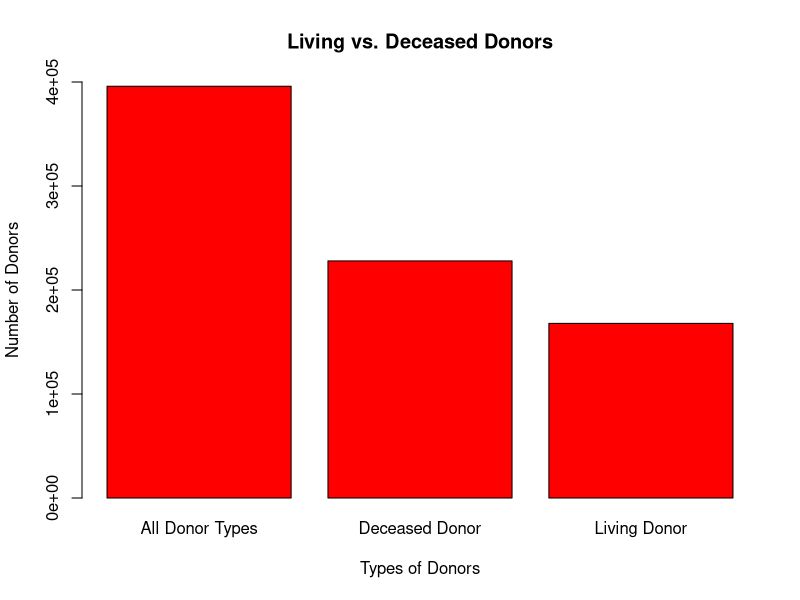

Write the R code that produced this figure.
library(dplyr)
library(ggplot2)
install.packages("ggplot2")

living_vs_deceased <- read.csv(file = 'distributiondata.csv')


plot1 <- barplot(living_vs_deceased$To.Date, names.arg= living_vs_deceased$Donors, col = rainbow(400000), 
        xlab ="Types of Donors", ylab="Number of Donors", main="Living vs. Deceased Donors", 
        beside=TRUE, ylim=range(pretty(c(0, living_vs_deceased$Donors)), ylim=c(0,400000)))

